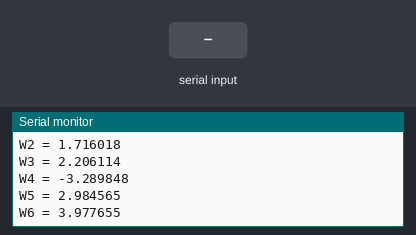
Recording of a sketch running on a simulated Arduino Uno, built with avr-gcc and run on an emulated ATmega328P. Shown: the last lines printed to the serial monitor. Inputs (shaded band) come from the test bench.

Above: at 1.4 s.
1.5 s: ".\n" received over Serial
At 2.7 s:
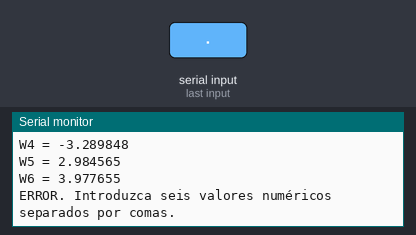
3.0 s: "90,45,200,10,150,30\n" received over Serial
At 3.4 s:
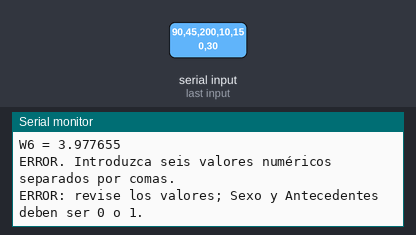
Timing chart, 0 to 6.0 s (numbered marks = the images above; inputs shaded):
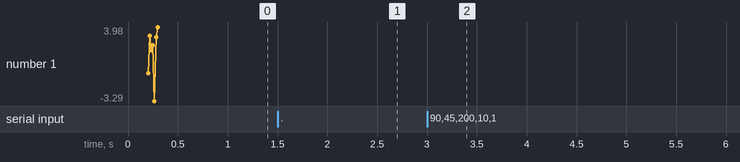

Measured:
- after the input at 1.5 s, the serial monitor: prints a new line at once (image 1)
- after the input at 3.0 s, the serial monitor: prints a new line at once (image 2)

The sketch:

obesidad.ino
```cpp
/*
  PERCEPTRÓN OBESIDAD - ARDUINO UNO / WOKWI
  Entrada serie: edad, sexo, IMC, actividad, calorías y antecedentes
  0 = sin obesidad; 1 = con obesidad (clasificación académica)
*/

// PESOS REPORTADOS POR clase011/obesidad.csv (bias primero):
const float W0 = -0.56973729;
const float W1 = 3.1355235;
const float W2 = 1.716018;
const float W3 = 2.2061141;
const float W4 = -3.2898484;
const float W5 = 2.9845651;
const float W6 = 3.9776554;

const float MEDIA_EDAD = 34.734007;
const float MEDIA_SEXO = 0.49158249;
const float MEDIA_IMC = 27.225926;
const float MEDIA_ACTIVIDAD = 3.023569;
const float MEDIA_CALORIAS = 2692.9293;
const float MEDIA_ANTECEDENTES = 0.47811448;

const float ESCALA_EDAD = 12.100865;
const float ESCALA_SEXO = 0.49992914;
const float ESCALA_IMC = 4.0233872;
const float ESCALA_ACTIVIDAD = 2.2983196;
const float ESCALA_CALORIAS = 514.42214;
const float ESCALA_ANTECEDENTES = 0.49952079;

bool numeroValido (String texto)
{

  texto.trim ();
  if (! texto.length ()) return false;

  bool punto = false;
  bool digito = false;

  for (unsigned int i = 0; i < texto.length (); i++)
    {

      char caracter = texto.charAt (i);

      if (caracter >= '0' && caracter <= '9')
        {
          digito = true;
          continue;
        }

      if (caracter == '.' && ! punto)
        {
          punto = true;
          continue;
        }

      return false;
    }

  return digito;
}

void setup ()
{

  Serial.begin (9600);
  Serial.setTimeout (1000);
  Serial.println ("PERCEPTRÓN OBESIDAD - 6 ENTRADAS");
  Serial.println ("Introduzca edad, sexo, IMC, actividad, calorías y antecedentes separados por comas.");
  Serial.println ("Ejemplo: 34,1,27.8,2,2800,1");
  Serial.println ("Pesos entrenados en clase011/obesidad.csv:");
  Serial.print ("W0 = "); Serial.println (W0, 6);
  Serial.print ("W1 = "); Serial.println (W1, 6);
  Serial.print ("W2 = "); Serial.println (W2, 6);
  Serial.print ("W3 = "); Serial.println (W3, 6);
  Serial.print ("W4 = "); Serial.println (W4, 6);
  Serial.print ("W5 = "); Serial.println (W5, 6);
  Serial.print ("W6 = "); Serial.println (W6, 6);
}

void loop ()
{

  if (! Serial.available ()) return;

  String linea = Serial.readStringUntil ('\n');
  linea.trim ();

  if (! linea.length ()) return;

  String campo [6];
  int inicio = 0;
  bool correcto = true;

  for (int i = 0; i < 6; i++)
    {

      int fin = linea.indexOf (',', inicio);

      if (i < 5 && fin < 0)
        {
          correcto = false;
          break;
        }

      if (i == 5 && fin >= 0)
        {
          correcto = false;
          break;
        }

      campo [i] = i == 5 ? linea.substring (inicio) : linea.substring (inicio, fin);
      campo [i].trim ();

      if (! numeroValido (campo [i]))
        {
          correcto = false;
          break;
        }

      inicio = fin + 1;
    }

  if (! correcto)
    {
      Serial.println ("ERROR. Introduzca seis valores numéricos separados por comas.");
      return;
    }

  float edad = campo [0].toFloat ();
  float sexo = campo [1].toFloat ();
  float imc = campo [2].toFloat ();
  float actividad = campo [3].toFloat ();
  float calorias = campo [4].toFloat ();
  float antecedentes = campo [5].toFloat ();

  if (edad <= 0 || imc <= 0 || calorias <= 0 || actividad < 0 ||
      ! (sexo == 0 || sexo == 1) || ! (antecedentes == 0 || antecedentes == 1))
    {
      Serial.println ("ERROR: revise los valores; Sexo y Antecedentes deben ser 0 o 1.");
      return;
    }

  float Z = W0
            + W1 * ((edad - MEDIA_EDAD) / ESCALA_EDAD)
            + W2 * ((sexo - MEDIA_SEXO) / ESCALA_SEXO)
            + W3 * ((imc - MEDIA_IMC) / ESCALA_IMC)
            + W4 * ((actividad - MEDIA_ACTIVIDAD) / ESCALA_ACTIVIDAD)
            + W5 * ((calorias - MEDIA_CALORIAS) / ESCALA_CALORIAS)
            + W6 * ((antecedentes - MEDIA_ANTECEDENTES) / ESCALA_ANTECEDENTES);
  int Y = Z >= 0 ? 1 : 0;

  Serial.println ("------------------------------");
  Serial.print ("Suma ponderada Z = "); Serial.println (Z, 6);
  Serial.print ("Salida Y = "); Serial.println (Y);
  if (Y == 1) Serial.println ("CLASIFICACIÓN: CON OBESIDAD (1)");
  else Serial.println ("CLASIFICACIÓN: SIN OBESIDAD (0)");
  Serial.println ("Ingrese otro registro:");
}
```
